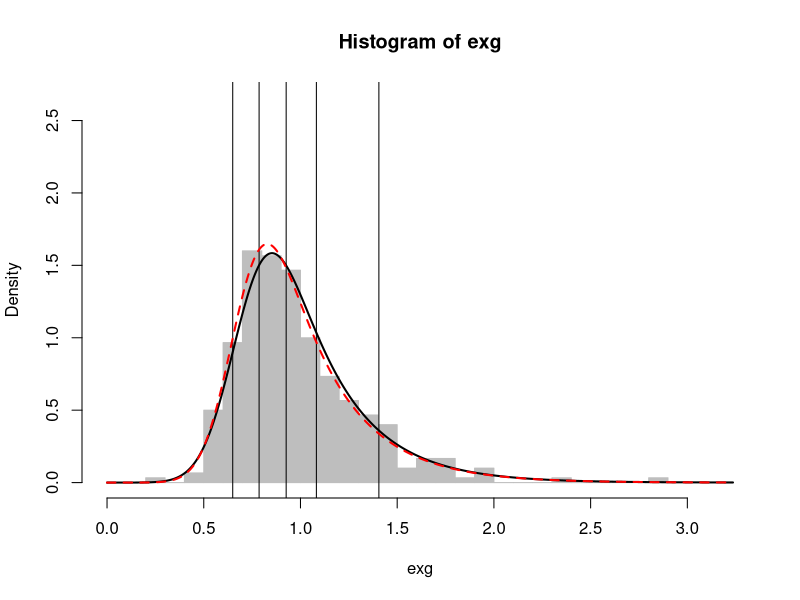

This figure's R source:

#ExGaussian parameters
mu=.7
sig=.15
tau=.3

#number of simulated data trials
N=300

#Just to get end points for
# nice, consistent, axes on graphs
xmn=0
xmx=qexp(.999,1/tau)+qnorm(.999,mu,sig)
ymn=0
ymx=dnorm(mu,mu,sig)
  
#Simulates (randomly samples) data from an
#  ExGaussian and returns quantiles of the
#  simulated distribution
exgsim=function(mu,sig,tau,N){
  norm=rnorm(N,mu,sig)
  exp=rexp(N,1/tau)
  exg=norm+exp
  hist(exg,30,col="grey",border="grey",freq=F,
       xlim=c(xmn,xmx),ylim=c(ymn,ymx))
  q=quantile(exg,c(.1,.3,.5,.7,.9))
  abline(v=q)
  return(q)
}

#runs the sim function above
q=exgsim(mu,sig,tau,N)
q
#Creates a vector of observed frequency
#  counts in each RT bin separated by
#  quantiles from the exgsim function
makefreqs=function(q,N){
  freqs=c(.1,.2,.2,.2,.2,.1)*N
  return(freqs)
}

#runs the function above
f=makefreqs(q,N)

#cdf for an ExGaussian
# (You don't have to understand all this math)
pexg=function(q,mu,sig,tau){
  pnorm( ((1/tau)*(q-mu)),0,((1/tau)*sig) ) - 
  exp(  -(1/tau)*(q-mu) + ((1/tau)*sig)^2/2 + 
    log(pnorm(((1/tau)*(q-mu)),((1/tau)*sig)^2,
              ((1/tau)*sig))) )
}

#this is something called the "error function"
# that the ExGaussian pdf function needs
erfc <- function(q) 2*pnorm(q*sqrt(2),lower=FALSE)

#pdf for an ExGaussian
# (You don't have to understand all this math)
dexg=function(q,mu,sig,tau) ((1/tau)/2) * 
  exp( ((1/tau)/2)*(2*mu+(1/tau)*sig^2-2*q) ) * 
  erfc( (mu+(1/tau)*sig^2-q)/(sqrt(2)*sig) )

#Adds a line to a histogram of sampled data
#  showing the true ExGaussian function from
#  which the data were sampled. You have to
#  have a historgram plotted already for this to
#  work.
addtrue=function(mu,sig,tau){
  vq=seq(xmn,xmx,length.out = 500)
  points(vq,dexg(vq,mu,sig,tau),type="l",lwd=2)
}

#runs function above
addtrue(mu,sig,tau)

#Returns predicted proportion of scores
# in each RT bin separated by a set of
# quantiles.
# par is a parameter vector with mu, sig,
# and tau in that order
# q is a set of quantiles
pred=function(par,q){
  mu=par[1]
  sig=par[2]
  tau=par[3]
  p=c()
  bcuts=c(0,q,Inf) #cutoffs for RT bins
  for(bi in 1:(length(bcuts)-1)){
    p[bi]=pexg(bcuts[bi+1],mu,sig,tau)-
      pexg(bcuts[bi],mu,sig,tau)
  }
  
  return(p)
}

#pred(c(mu, sigma, tau), q)
#computes g-squared
# par is a parameter vector with mu, sig,
# and tau in that order
# dat is an observed set of frequencies
# q is a set of observed quantiles
gsqfun=function(par,dat,q){
  p=pred(par,q) #get predicted proportions
  print(p)
  #If a cell is 0 in the predictions but not in
  # the data, fill in the prediction with a small
  # number. This is a trick to keep the function
  # from returning infinity.
  p[p==0 & dat>0] = .0001
  p=p/sum(p) #renormalize so p adds up to 1 again
  
  pf=c() #predicted frequencies in each RT bin
  pf=p*sum(dat)
  
  #select RT bins that will be used to
  # calculate G^2. Bins with 0 counts
  # will be skipped to avoid values of -Inf. 
  # (This could only happen if you used fixed cutoffs
  # for the RT bins instead of taking quantiles
  # from the observed RTs)
  gslev=1:length(dat)
  gslev=gslev[dat>0]
  
  gsq=2*sum(dat[gslev]*log(dat[gslev]/pf[gslev]))
}

#starting parameter values for optimization
par=c(.5,.25,.5)

#optimization routine.
# It is repeated in a loop bc
# it doesn't always get to the
# global minimum the first time.
# Keeps running until it isn't
# improving the fit anymore.
comp=gsqfun(par,f,q)
out=0 #just a variable to control when the loop stops
while(out==0){
  fit=optim(par,gsqfun,dat=f,q=q)
  par=fit$par
  if((comp-fit$value)<=.001) out=1
  comp=fit$value
}


#Adds a line to a histogram of sampled data
#  showing the best-fitting ExGaussian function.
#  You have to have a historgram plotted already 
#  for this to work.
addfit=function(par){
  mu=par[1]
  sig=par[2]
  tau=par[3]
  vq=seq(xmn,xmx,length.out = 500)
  points(vq,dexg(vq,mu,sig,tau),type="l",col="red",lty=2,lwd=2)
}

#runs function above
addfit(par)

